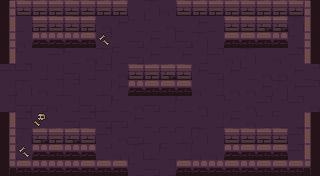

This game map was drawn from its Tiled (.tmx) file and the tilesets committed beside it. A one-line description and the full map source follow:
An orthogonal 20x11 tile map with 16x16 px tiles, 6 tile layers (ground, dressing, decor, walls, ...) and 8 objects (5x ENTRY, 2x PROP, CHEST).

<map version="1.10" tiledversion="1.10.2" orientation="orthogonal" renderorder="right-down" width="20" height="11" tilewidth="16" tileheight="16" infinite="0" nextlayerid="8" nextobjectid="9">
 <tileset firstgid="1" name="dungeon" tilewidth="16" tileheight="16" tilecount="100" columns="10">
  <image source="../../../gfx/tiles/depths/dungeon_tileset.png" width="160" height="160" />
 </tileset>
 <layer id="1" name="ground" width="20" height="11">
  <data encoding="csv">
20,30,20,27,17,20,29,30,19,29,30,30,20,27,28,9,8,30,20,29,
18,20,30,7,9,18,27,18,10,10,27,20,18,20,28,8,17,8,29,8,
17,30,7,29,10,17,28,20,9,18,8,9,29,19,18,30,18,28,10,29,
28,10,19,28,10,27,29,10,9,18,19,18,17,28,30,29,19,30,28,8,
28,28,17,17,9,17,28,27,8,17,28,9,18,9,18,10,27,27,18,7,
17,29,27,17,7,19,8,18,27,27,29,10,30,17,27,27,18,29,18,28,
17,9,9,30,17,9,8,10,27,9,17,10,27,19,10,27,28,7,28,27,
18,28,18,19,9,28,9,9,18,20,20,20,7,17,18,27,10,10,17,27,
28,29,29,19,7,19,28,27,9,7,7,8,29,19,17,10,8,30,28,20,
7,20,27,17,29,10,7,30,29,8,10,17,30,30,20,28,17,8,28,28,
27,30,28,28,8,19,7,27,10,9,17,19,19,20,28,9,10,17,30,19
</data>
 </layer>
 <layer id="2" name="dressing" width="20" height="11">
  <data encoding="csv">
0,0,0,0,0,0,0,0,0,0,0,0,0,0,0,0,0,0,0,0,
0,0,0,0,0,0,0,0,0,0,0,0,0,0,0,0,0,0,0,0,
0,0,0,0,0,0,69,0,0,0,0,0,0,0,0,0,0,0,0,0,
0,0,0,0,0,0,0,0,0,0,0,0,0,0,0,0,0,0,0,0,
0,0,0,0,0,0,0,0,0,0,0,0,0,0,0,0,0,0,0,0,
0,0,0,0,0,0,0,0,0,0,0,0,0,0,0,0,0,0,0,0,
0,0,0,0,0,0,0,0,0,0,0,0,0,0,0,0,0,0,0,0,
0,0,78,0,0,0,0,0,0,0,0,0,0,0,0,0,0,0,0,0,
0,0,0,0,0,0,0,0,0,0,0,0,0,0,0,0,0,0,0,0,
0,69,0,0,0,0,0,0,0,0,0,0,0,0,0,0,0,0,0,0,
0,0,0,0,0,0,0,0,0,0,0,0,0,0,0,0,0,0,0,0
</data>
 </layer>
 <layer id="3" name="decor" width="20" height="11">
  <data encoding="csv">
0,0,0,0,0,0,0,0,0,0,0,0,0,0,0,0,0,0,0,0,
0,0,0,0,0,0,0,0,0,0,0,0,0,0,0,0,0,0,0,0,
0,0,0,0,0,0,0,0,0,0,0,0,0,0,0,0,0,0,0,0,
0,0,0,0,0,0,0,0,0,0,0,0,0,0,0,0,0,0,0,0,
0,0,0,0,0,0,0,0,0,0,0,0,0,0,0,0,0,0,0,0,
0,0,0,0,0,0,0,0,0,0,0,0,0,0,0,0,0,0,0,0,
0,0,0,0,0,0,0,0,0,0,0,0,0,0,0,0,0,0,0,0,
0,0,0,0,0,0,0,0,0,0,0,0,0,0,0,0,0,0,0,0,
0,0,0,0,0,0,0,0,0,0,0,0,0,0,0,0,0,0,0,0,
0,0,0,0,0,0,0,0,0,0,0,0,0,0,0,0,0,0,0,0,
0,0,0,0,0,0,0,0,0,0,0,0,0,0,0,0,0,0,0,0
</data>
 </layer>
 <layer id="4" name="walls" width="20" height="11">
  <data encoding="csv">
1,3,5,5,3,3,2,2,0,0,0,3,5,5,5,3,5,2,3,6,
31,0,0,0,0,0,0,0,0,0,0,0,0,0,0,0,0,0,0,16,
21,0,0,0,0,0,0,0,0,0,0,0,0,0,0,0,0,0,0,26,
11,0,0,0,0,0,0,0,0,0,0,0,0,0,0,0,0,0,0,16,
0,0,0,0,0,0,0,0,0,0,0,0,0,0,0,0,0,0,0,0,
0,0,0,0,0,0,0,0,0,0,0,0,0,0,0,0,0,0,0,0,
0,0,0,0,0,0,0,0,0,0,0,0,0,0,0,0,0,0,0,0,
11,0,0,0,0,0,0,0,0,0,0,0,0,0,0,0,0,0,0,36,
21,0,0,0,0,0,0,0,0,0,0,0,0,0,0,0,0,0,0,36,
21,0,0,0,0,0,0,0,0,0,0,0,0,0,0,0,0,0,0,16,
41,42,44,44,44,42,42,42,0,0,0,45,43,43,45,43,42,42,45,46
</data>
 </layer>
 <layer id="5" name="props" width="20" height="11">
  <data encoding="csv">
0,0,0,0,0,0,0,0,0,0,0,0,0,0,0,0,0,0,0,0,
0,0,2,3,3,2,0,0,0,0,0,0,0,0,3,3,4,4,0,0,
0,0,44,44,43,45,0,0,0,0,0,0,0,0,45,42,42,43,0,0,
0,0,0,0,0,0,0,0,0,0,0,0,0,0,0,0,0,0,0,0,
0,0,0,0,0,0,0,0,3,2,4,3,0,0,0,0,0,0,0,0,
0,0,0,0,0,0,0,0,43,45,42,45,0,0,0,0,0,0,0,0,
0,0,0,0,0,0,0,0,0,0,0,0,0,0,0,0,0,0,0,0,
0,0,0,0,0,0,0,0,0,0,0,0,0,0,0,0,0,0,0,0,
0,0,4,2,4,3,0,0,0,0,0,0,0,0,3,3,5,3,0,0,
0,0,44,42,44,43,0,0,0,0,0,0,0,0,44,42,42,45,0,0,
0,0,0,0,0,0,0,0,0,0,0,0,0,0,0,0,0,0,0,0
</data>
 </layer>
 <layer id="6" name="overhead" width="20" height="11">
  <data encoding="csv">
0,0,0,0,0,0,0,0,0,0,0,0,0,0,0,0,0,0,0,0,
0,0,0,0,0,0,0,0,0,0,0,0,0,0,0,0,0,0,0,0,
0,0,0,0,0,0,0,0,0,0,0,0,0,0,0,0,0,0,0,0,
0,0,0,0,0,0,0,0,0,0,0,0,0,0,0,0,0,0,0,0,
0,0,0,0,0,0,0,0,0,0,0,0,0,0,0,0,0,0,0,0,
0,0,0,0,0,0,0,0,0,0,0,0,0,0,0,0,0,0,0,0,
0,0,0,0,0,0,0,0,0,0,0,0,0,0,0,0,0,0,0,0,
0,0,0,0,0,0,0,0,0,0,0,0,0,0,0,0,0,0,0,0,
0,0,0,0,0,0,0,0,0,0,0,0,0,0,0,0,0,0,0,0,
0,0,0,0,0,0,0,0,0,0,0,0,0,0,0,0,0,0,0,0,
0,0,0,0,0,0,0,0,0,0,0,0,0,0,0,0,0,0,0,0
</data>
 </layer>
 <objectgroup id="7" name="spawns">
  <object id="1" name="UP" type="ENTRY" x="152" y="24" />
  <object id="2" name="DOWN" type="ENTRY" x="152" y="152" />
  <object id="3" name="LEFT" type="ENTRY" x="24" y="88" />
  <object id="4" name="RIGHT" type="ENTRY" x="296" y="88" />
  <object id="5" name="" type="ENTRY" x="168" y="104" />
  <object id="6" name="secret" type="CHEST" x="152" y="104" />
  <object id="7" name="torch" type="PROP" x="56" y="168" />
  <object id="8" name="torch" type="PROP" x="264" y="168" />
 </objectgroup>
</map>
